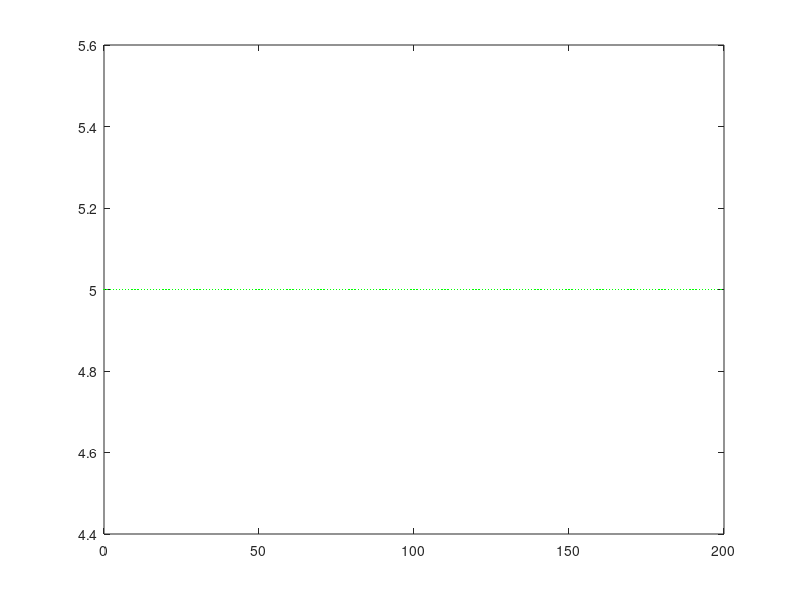

MATLAB code to generate this figure: (Note: this script raises an error after producing the figure.)
%PLOTTING FUNCTION X
n = 0:1:199;
x = input('INPUT FUNCTION x(n): ');
plot(n,x,'--g.','linewidth',3,'markersize',3);
hold on;

%PLOTTING FUNCTION Y
for z = 1:1:200 %LET z=n BUT +1 SINCE IT WON'T RUN IF IT STARTS AT 0
    if z == 1
        y = -1.5.*x(z) + 2.*x(z+1) - 0.5.*x(z+2);
        plot(z,y,'--m.');
    end
    
    if z > 1 && z <= 199
        y = 0.5.*x(z+1) - 0.5.*x(z-1);
        plot(z,y,'--m.');
    end
    
    if z == 200    
        y = 1.5.*x(z) - 2.*x(z-1) + 0.5.*x(z-2);
        plot(z,y,'--m.');
    end
end
%LABELING THE GRAPHS
legend('x','y');



    

